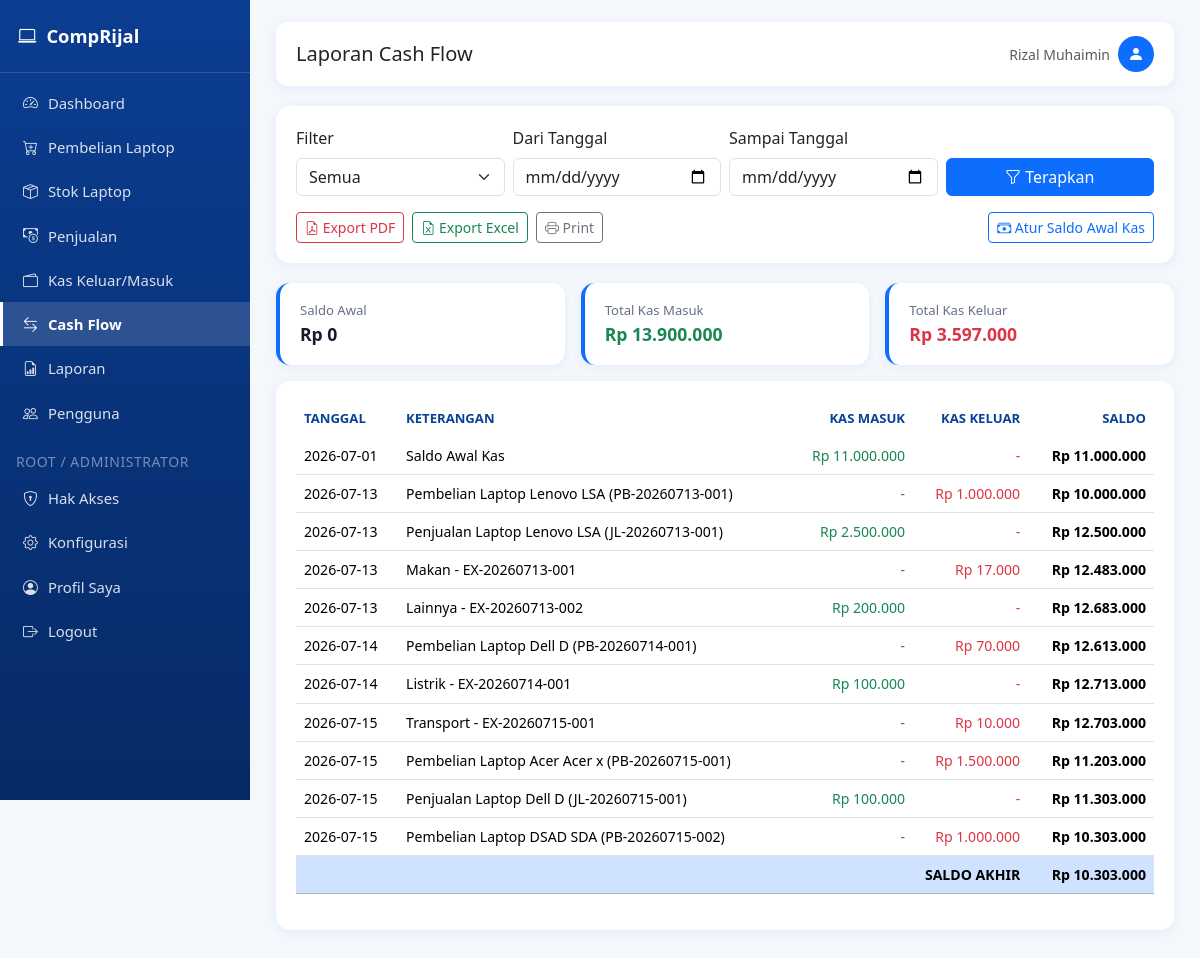
/cashflow (signed in), run on the app's committed database.
### tables this page shows
CREATE TABLE settings (
            key TEXT PRIMARY KEY,
            value TEXT
        );

CREATE TABLE cashflow (
            id INTEGER PRIMARY KEY AUTOINCREMENT,
            tanggal TEXT NOT NULL,
            keterangan TEXT,
            tipe TEXT NOT NULL,
            nominal REAL DEFAULT 0,
            ref_type TEXT,
            ref_id INTEGER,
            created_at TEXT DEFAULT CURRENT_TIMESTAMP
        );

### app.py (the view, shortened to what this page needs)
@app.route("/cashflow")
@page_required("cashflow")
def cashflow_view():
    filt, start_date, end_date = get_period_range()
    conn = get_db_connection()
    query = "SELECT * FROM cashflow WHERE 1=1"
    params = []
    if start_date:
        query += " AND tanggal >= ?"
        params.append(start_date)
    if end_date:
        query += " AND tanggal <= ?"
        params.append(end_date)
    query += " ORDER BY tanggal ASC, id ASC"
    rows = conn.execute(query, params).fetchall()
    saldo_awal = hitung_saldo_awal(start_date)
    conn.close()
    saldo = saldo_awal
    data = []
    total_masuk = 0
    total_keluar = 0
    for r in rows:
        if r["tipe"] == "masuk":
            saldo += r["nominal"]
            total_masuk += r["nominal"]
        else:
            saldo -= r["nominal"]
            total_keluar += r["nominal"]
        data.append({
            "tanggal": r["tanggal"], "keterangan": r["keterangan"], "tipe": r["tipe"],
            "nominal": r["nominal"], "saldo": saldo,
        })
    return render_template("cashflow.html", data=data, filt=filt, start_date=start_date,
                            end_date=end_date, saldo_awal=saldo_awal, saldo_akhir=saldo,
                            total_masuk=total_masuk, total_keluar=total_keluar)

### app.py (called while the page is built, shortened)
def page_required(page_key):
    def wrapper(f):
        @wraps(f)
        def decorated(*args, **kwargs):
            if "user_id" not in session:
                flash("Silakan login terlebih dahulu.", "warning")
                return redirect(url_for("login"))
            if not has_page_access(session["user_id"], session.get("role"), page_key):
                flash("Anda tidak memiliki hak akses ke halaman ini. Hubungi administrator.", "danger")
                return redirect(url_for("dashboard"))
            return f(*args, **kwargs)
        return decorated
    return wrapper

def can_access_page(page_key: str) -> bool:
    if "user_id" not in session:
        return False
    if page_key in {"konfigurasi", "hak_akses"}:
        return session.get("role") in ("root", "administrator")
    return has_page_access(session["user_id"], session.get("role"), page_key)

def hitung_saldo_awal(start_date):
    if not start_date:
        return 0

def get_period_range():
    filt = request.args.get("filter", "semua")
    today = datetime.now().date()
    start_date = request.args.get("start_date", "")
    end_date = request.args.get("end_date", "")
    if filt == "harian":
        start_date = end_date = today.strftime("%Y-%m-%d")
    elif filt == "bulanan":
        start_date = today.replace(day=1).strftime("%Y-%m-%d")
        end_date = today.strftime("%Y-%m-%d")
    elif filt == "tahunan":
        start_date = today.replace(month=1, day=1).strftime("%Y-%m-%d")
        end_date = today.strftime("%Y-%m-%d")
    elif filt == "periode":
        pass  # gunakan start_date & end_date dari form
    else:
        start_date, end_date = "", ""
    return filt, start_date, end_date

@app.context_processor
def inject_globals():
    return {
        "rp": reports.rp,
        "current_year": datetime.now().year,
        "now_date": datetime.now().strftime("%Y-%m-%d"),
        "app_settings": get_all_settings(),
        "can_access_page": can_access_page,
    }

### models.py (called while the page is built, shortened)
def get_db_connection():
    print("Menggunakan database:", DB_PATH)
    conn = sqlite3.connect(DB_PATH)
    conn.row_factory = sqlite3.Row
    conn.execute("PRAGMA foreign_keys = ON")
    return conn

def get_all_settings():
    conn = get_db_connection()
    rows = conn.execute("SELECT key, value FROM settings").fetchall()
    conn.close()
    return {r["key"]: r["value"] for r in rows}

def has_page_access(user_id, role, page_key):
    if role in SUPERUSER_ROLES:
        return True

### templates/cashflow.html (shortened to what this page needs)
{% extends "base.html" %}
{% block page_title %}Laporan Cash Flow{% endblock %}
{% block content %}
<div class="card-panel no-print">
    <form class="row g-2 align-items-end" method="GET">
        <div class="col-md-3">
            <label class="form-label">Filter</label>
            <select name="filter" class="form-select" onchange="this.form.submit()">
                <option value="semua" {% if filt=='semua' %}selected{% endif %}>Semua</option>
            </select>
        </div>
        <div class="col-md-3">
            <label class="form-label">Dari Tanggal</label>
            <input type="date" name="start_date" class="form-control" value="{{ start_date }}">
        </div>
        <div class="col-md-3">
            <label class="form-label">Sampai Tanggal</label>
            <input type="date" name="end_date" class="form-control" value="{{ end_date }}">
        </div>
        <div class="col-md-3 d-flex gap-2">
            <button class="btn btn-primary flex-fill"><i class="bi bi-funnel"></i> Terapkan</button>
        </div>
    </form>
    <div class="mt-3 d-flex gap-2">
        <a href="{{ url_for('laporan_cashflow_pdf', filter=filt, start_date=start_date, end_date=end_date) }}" class="btn btn-outline-danger btn-sm" target="_blank">
            <i class="bi bi-file-earmark-pdf"></i> Export PDF
        </a>
        <a href="{{ url_for('laporan_cashflow_excel', filter=filt, start_date=start_date, end_date=end_date) }}" class="btn btn-outline-success btn-sm">
            <i class="bi bi-file-earmark-excel"></i> Export Excel
        </a>
        <button class="btn btn-outline-secondary btn-sm" onclick="window.print()"><i class="bi bi-printer"></i> Print</button>
        <a href="{{ url_for('saldo_awal_kas') }}" class="btn btn-outline-primary btn-sm ms-auto">
            <i class="bi bi-cash-stack"></i> Atur Saldo Awal Kas
        </a>
    </div>
</div>
<div class="row g-3 mb-3">
    <div class="col-md-4">
        <div class="stat-card"><div class="stat-label">Saldo Awal</div><div class="stat-value" style="font-size:1.1rem;">{{ rp(saldo_awal) }}</div></div>
    </div>
    <div class="col-md-4">
        <div class="stat-card"><div class="stat-label">Total Kas Masuk</div><div class="stat-value text-success" style="font-size:1.1rem;">{{ rp(total_masuk) }}</div></div>
    </div>
    <div class="col-md-4">
        <div class="stat-card"><div class="stat-label">Total Kas Keluar</div><div class="stat-value text-danger" style="font-size:1.1rem;">{{ rp(total_keluar) }}</div></div>
    </div>
</div>
<div class="card-panel">
    <div class="table-responsive">
        <table class="table table-hover align-middle">
            <thead>
                <tr>
                    <th>Tanggal</th>
                    <th>Keterangan</th>
                    <th class="text-end">Kas Masuk</th>
                    <th class="text-end">Kas Keluar</th>
                    <th class="text-end">Saldo</th>
                </tr>
            </thead>
            <tbody>
                {% for d in data %}
                <tr>
                    <td>{{ d.tanggal }}</td>
                    <td>{{ d.keterangan }}</td>
                    <td class="text-end text-success">{{ rp(d.nominal) if d.tipe == 'masuk' else '-' }}</td>
                    <td class="text-end text-danger">{{ rp(d.nominal) if d.tipe == 'keluar' else '-' }}</td>
                    <td class="text-end fw-semibold">{{ rp(d.saldo) }}</td>
                </tr>
                {% else %}
                <tr><td colspan="5" class="text-center text-muted py-4">Tidak ada transaksi pada periode ini.</td></tr>
                {% endfor %}
            </tbody>
            <tfoot>
                <tr class="table-primary fw-bold">
                    <td colspan="4" class="text-end">SALDO AKHIR</td>
                    <td class="text-end">{{ rp(saldo_akhir) }}</td>
                </tr>
            </tfoot>
        </table>
    </div>
</div>
{% endblock %}

### templates/base.html (shortened to what this page needs)
<!DOCTYPE html>
<html lang="id">
<head>
    <link href="{{ url_for('static', filename='css/bootstrap.min.css') }}" rel="stylesheet">
    <link href="{{ url_for('static', filename='css/bootstrap-icons.css') }}" rel="stylesheet">
    <link href="{{ url_for('static', filename='css/style.css') }}" rel="stylesheet">
</head>
<body>
    <nav class="sidebar" id="sidebar">
        <div class="brand">
            <i class="bi bi-laptop"></i>
            <span>{{ app_settings.app_title }}</span>
        </div>
        <div class="nav flex-column pt-2">
            {% if can_access_page('dashboard') %}
            <a class="nav-link {% if request.endpoint == 'dashboard' %}active{% endif %}" href="{{ url_for('dashboard') }}">
                <i class="bi bi-speedometer2"></i> Dashboard
            </a>
            {% endif %}
            {% if can_access_page('pembelian') %}
            <a class="nav-link {% if request.endpoint and request.endpoint.startswith('pembelian') %}active{% endif %}" href="{{ url_for('pembelian_list') }}">
                <i class="bi bi-cart-plus"></i> Pembelian Laptop
            </a>
            {% endif %}
            {% if can_access_page('stok') %}
            <a class="nav-link {% if request.endpoint == 'stok_list' %}active{% endif %}" href="{{ url_for('stok_list') }}">
                <i class="bi bi-box-seam"></i> Stok Laptop
            </a>
            {% endif %}
            {% if can_access_page('penjualan') %}
            <a class="nav-link {% if request.endpoint and request.endpoint.startswith('penjualan') %}active{% endif %}" href="{{ url_for('penjualan_list') }}">
                <i class="bi bi-cash-coin"></i> Penjualan
            </a>
            {% endif %}
            {% if can_access_page('pengeluaran') %}
            <a class="nav-link {% if request.endpoint and request.endpoint.startswith('pengeluaran') %}active{% endif %}" href="{{ url_for('pengeluaran_list') }}">
                <i class="bi bi-wallet2"></i> Kas Keluar/Masuk
            </a>
            {% endif %}
            {% if can_access_page('cashflow') %}
            <a class="nav-link {% if request.endpoint == 'cashflow_view' %}active{% endif %}" href="{{ url_for('cashflow_view') }}">
                <i class="bi bi-arrow-left-right"></i> Cash Flow
            </a>
            {% endif %}
            {% if can_access_page('laporan') %}
            <a class="nav-link {% if request.endpoint and request.endpoint.startswith('laporan') %}active{% endif %}" href="{{ url_for('laporan_menu') }}">
                <i class="bi bi-file-earmark-bar-graph"></i> Laporan
            </a>
            {% endif %}
            {% if can_access_page('pengguna') %}
            <a class="nav-link {% if request.endpoint and request.endpoint.startswith('pengguna') %}active{% endif %}" href="{{ url_for('pengguna_list') }}">
                <i class="bi bi-people"></i> Pengguna
            </a>
            {% endif %}
            {% if can_access_page('hak_akses') %}
            <div class="px-3 pt-3 pb-1 text-uppercase small" style="color: rgba(255,255,255,0.45); letter-spacing: .04em;">Root / Administrator</div>
            <a class="nav-link {% if request.endpoint == 'hak_akses' %}active{% endif %}" href="{{ url_for('hak_akses') }}">
                <i class="bi bi-shield-lock"></i> Hak Akses
            </a>
            {% endif %}
            {% if can_access_page('konfigurasi') %}
            <a class="nav-link {% if request.endpoint == 'konfigurasi' %}active{% endif %}" href="{{ url_for('konfigurasi') }}">
                <i class="bi bi-gear"></i> Konfigurasi
            </a>
            {% endif %}
            <a class="nav-link {% if request.endpoint == 'profil' %}active{% endif %}" href="{{ url_for('profil') }}">
                <i class="bi bi-person-circle"></i> Profil Saya
            </a>
            <a class="nav-link" href="{{ url_for('logout') }}">
                <i class="bi bi-box-arrow-right"></i> Logout
            </a>
        </div>
    </nav>
    <div class="main-content">
        <div class="topbar no-print">
            <div class="d-flex align-items-center gap-3">
                <h5 class="mb-0">{% block page_title %}Dashboard{% endblock %}</h5>
            </div>
            <div class="d-flex align-items-center gap-2">
                <span class="text-muted small d-none d-sm-inline">{{ session.get('nama') or session.get('username') }}</span>
                <div class="bg-primary text-white rounded-circle d-flex align-items-center justify-content-center" style="width:36px;height:36px;">
                    <i class="bi bi-person-fill"></i>
                </div>
            </div>
        </div>
        {% block content %}{% endblock %}
    </div>
</body>
</html>

### static/css/style.css (style rules this page uses)
:root { --biru-utama: #0d6efd; --biru-gelap: #084298; --biru-muda: #e7f1ff; --biru-sidebar: #0b3d91; --putih: #ffffff; --abu: #f4f7fb; }
body { background-color: var(--abu); font-family: 'Segoe UI', Roboto, Arial, sans-serif; }
.sidebar { min-height: 100vh; background: linear-gradient(180deg, var(--biru-sidebar) 0%, #062a66 100%); color: var(--putih); width: 250px; position: fixed; top: 0; left: 0; z-index: 1030; transition: transform 0.25s ease; }
.sidebar .brand { padding: 22px 18px; font-weight: 700; font-size: 1.15rem; border-bottom: 1px solid rgba(255,255,255,0.15); display: flex; align-items: center; gap: 10px; }
.sidebar .nav-link { color: rgba(255,255,255,0.85); padding: 11px 20px; font-size: 0.93rem; border-left: 3px solid transparent; display: flex; align-items: center; gap: 10px; }
.sidebar .nav-link.active { background: rgba(255,255,255,0.14); color: #ffffff; border-left-color: #ffffff; font-weight: 600; }
.main-content { margin-left: 250px; padding: 22px 26px 60px; min-height: 100vh; }
.topbar { background: var(--putih); border-radius: 12px; padding: 14px 20px; box-shadow: 0 2px 10px rgba(13,110,253,0.08); margin-bottom: 20px; display: flex; justify-content: space-between; align-items: center; }
.stat-card { background: var(--putih); border-radius: 14px; padding: 18px 20px; box-shadow: 0 2px 10px rgba(13,110,253,0.08); border-left: 4px solid var(--biru-utama); height: 100%; }
.stat-card .stat-label { color: #667085; font-size: 0.82rem; font-weight: 500; }
.stat-card .stat-value { font-size: 1.4rem; font-weight: 700; color: #1a1a2e; }
.card-panel { background: var(--putih); border-radius: 14px; padding: 20px; box-shadow: 0 2px 10px rgba(13,110,253,0.08); margin-bottom: 20px; }
.table thead { background-color: var(--biru-muda); }
.table thead th { color: var(--biru-gelap); font-size: 0.82rem; font-weight: 700; text-transform: uppercase; border-bottom: none; }
.table td { font-size: 0.88rem; vertical-align: middle; }
.btn-primary { background-color: var(--biru-utama); border-color: var(--biru-utama); }

### data on the page
settings: app_title "CompRijal"
cashflow: tanggal "2026-07-01", keterangan "Saldo Awal Kas", tipe+nominal "Rp 11.000.000", tipe "-", rp "Rp 11.000.000"
cashflow: tanggal "2026-07-13", keterangan "Pembelian Laptop Lenovo LSA (PB-20260713-001)", tipe "-", tipe+nominal "Rp 1.000.000", rp "Rp 10.000.000"
cashflow: tanggal "2026-07-13", keterangan "Penjualan Laptop Lenovo LSA (JL-20260713-001)", tipe+nominal "Rp 2.500.000", tipe "-", rp "Rp 12.500.000"
cashflow: tanggal "2026-07-13", keterangan "Makan - EX-20260713-001", tipe "-", tipe+nominal "Rp 17.000", rp "Rp 12.483.000"
cashflow: tanggal "2026-07-13", keterangan "Lainnya - EX-20260713-002", tipe+nominal "Rp 200.000", tipe "-", rp "Rp 12.683.000"
cashflow: tanggal "2026-07-14", keterangan "Pembelian Laptop Dell D (PB-20260714-001)", tipe "-", tipe+nominal "Rp 70.000", rp "Rp 12.613.000"
cashflow: tanggal "2026-07-14", keterangan "Listrik - EX-20260714-001", tipe+nominal "Rp 100.000", tipe "-", rp "Rp 12.713.000"
cashflow: tanggal "2026-07-15", keterangan "Transport - EX-20260715-001", tipe "-", tipe+nominal "Rp 10.000", rp "Rp 12.703.000"
cashflow: tanggal "2026-07-15", keterangan "Pembelian Laptop Acer Acer x (PB-20260715-001)", tipe "-", tipe+nominal "Rp 1.500.000", rp "Rp 11.203.000"
cashflow: tanggal "2026-07-15", keterangan "Penjualan Laptop Dell D (JL-20260715-001)", tipe+nominal "Rp 100.000", tipe "-", rp "Rp 11.303.000"
cashflow: tanggal "2026-07-15", keterangan "Pembelian Laptop DSAD SDA (PB-20260715-002)", tipe "-", tipe+nominal "Rp 1.000.000", rp "Rp 10.303.000"

### other printed values
{{ session.get('nama') or session.get('username') }} "Rizal Muhaimin"
{{ rp(saldo_awal) }} "Rp 0"
{{ rp(total_masuk) }} "Rp 13.900.000"
{{ rp(total_keluar) }} "Rp 3.597.000"
{{ rp(saldo_akhir) }} "Rp 10.303.000"
